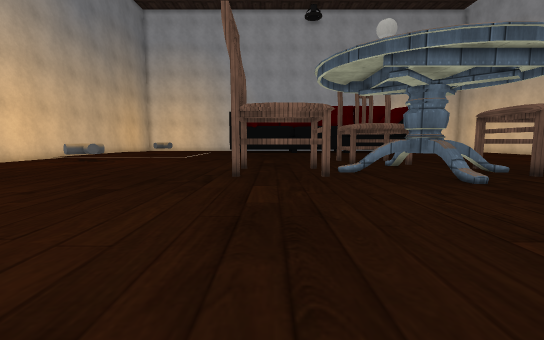
view 1 (above)

19 first-person views from a walk through a scene from a Unity 3-D project. The camera is 1.2 m above the floor, tilts 6° down and sees 90° across. The floor is counted in squares, 1 m on a side. Each view is taken from the middle of a square. On the plan, view 1 faces up. The plan holds only what a view shows up to about 13 squares ahead; the rest is blank. The place goes on beyond the plan. Some animated figures are not drawn. Some surface patterns are stand-ins.

view 2
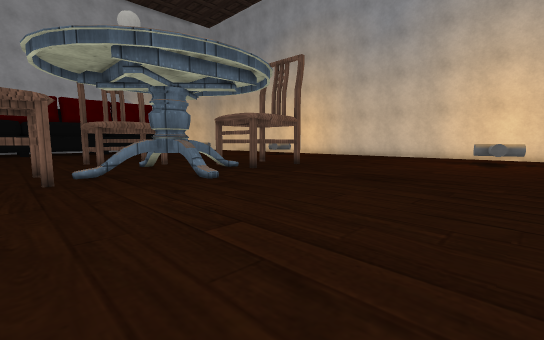

view 3
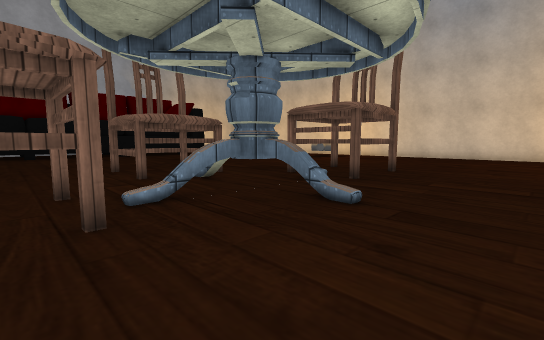

view 4
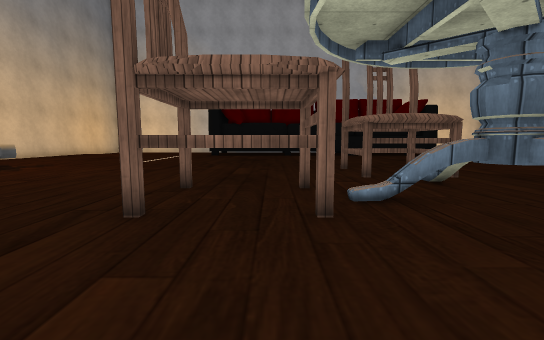

view 5
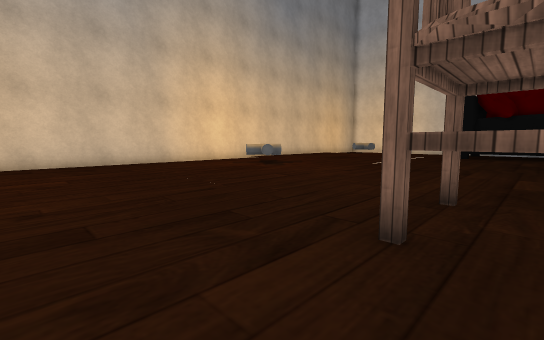

view 6
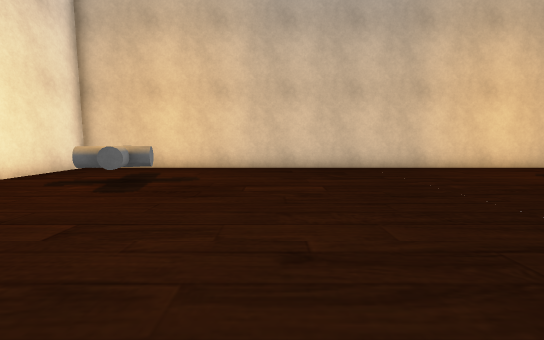

view 7
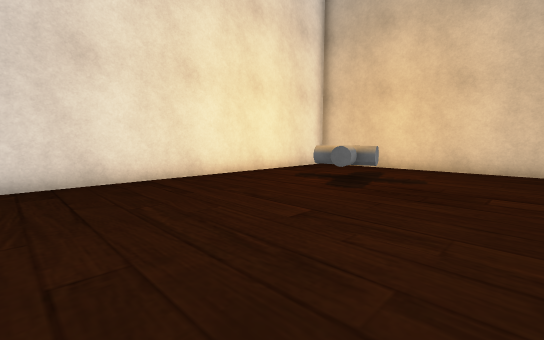

view 8
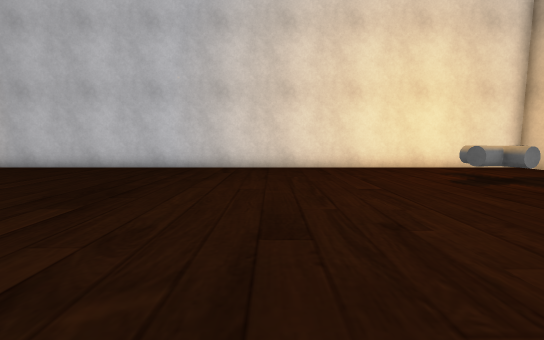

view 9
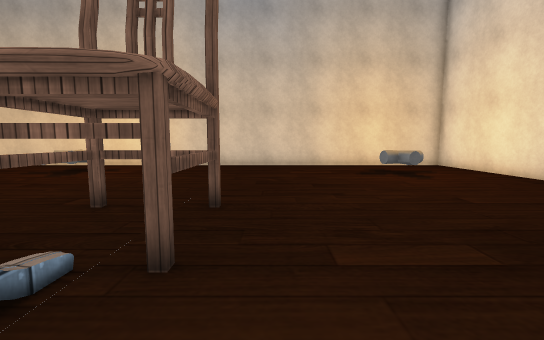

view 10
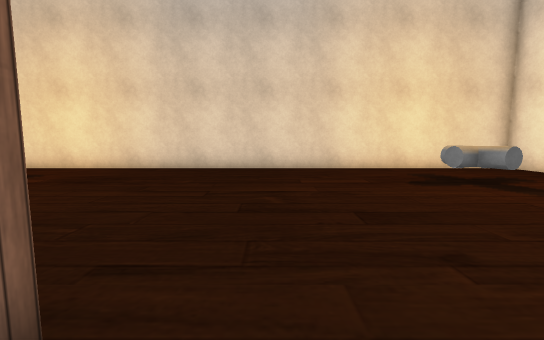

view 11
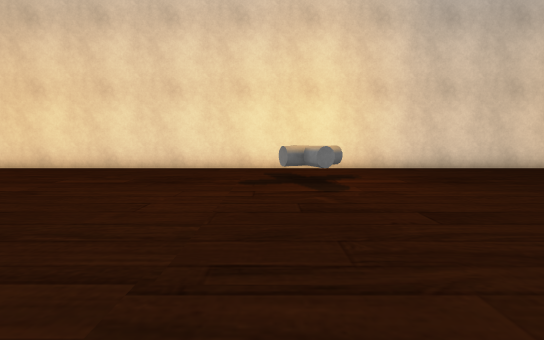

view 12
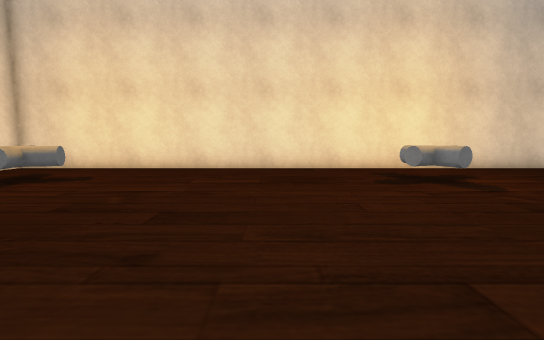

view 13
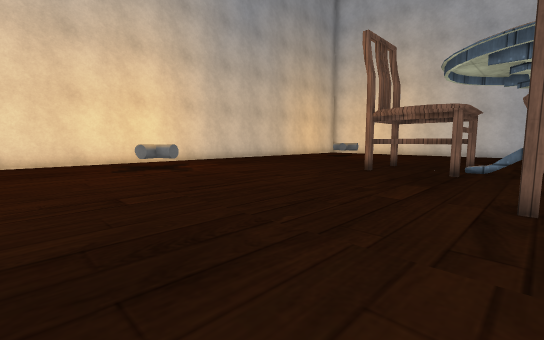

view 14
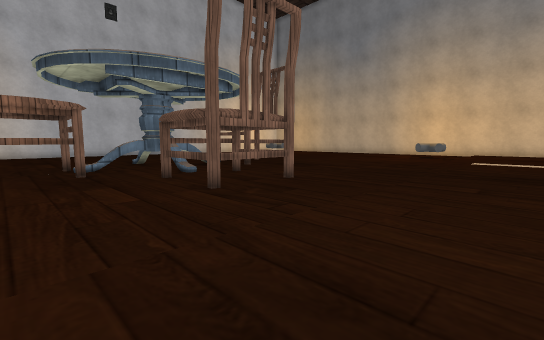

view 15
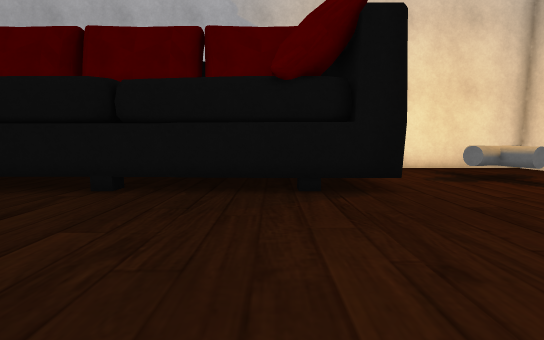

view 16
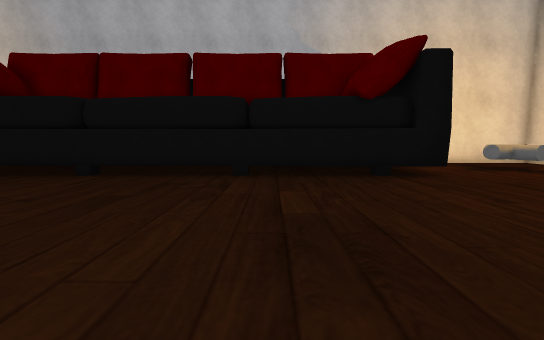

view 17
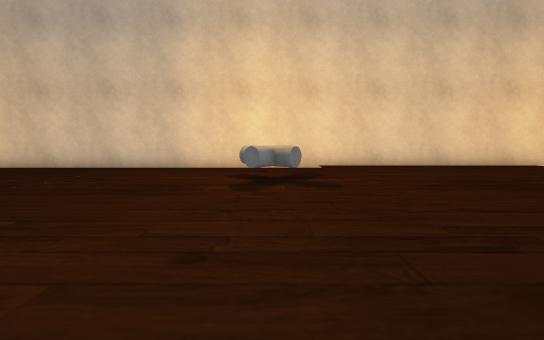

view 18
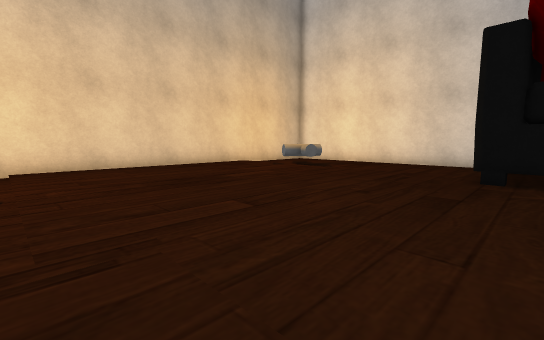

view 19
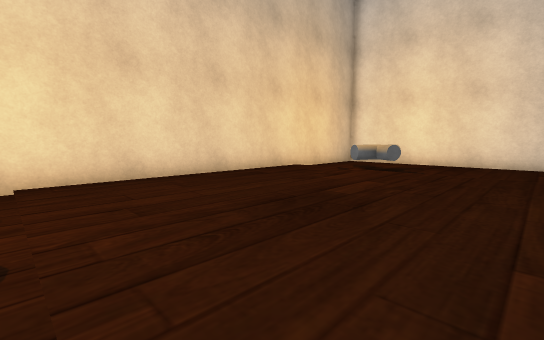

### Floor plan
Points are (right, up) in squares from view 1. A wall is a line through its corners. A room is listed if a view was taken in it or the views show most of it. See-through windows are left out.
Room 1 (views 1, 2, 3, 4, 5, 6, 7, 8, 9, 10, 11, 12, 13, 14, 15, 16, 17, 18, 19)
walls: (5.2, 10.3) (4.4, 10.3); (6.3, 10.7) (8.6, 10.7); (6, 9.9) (5.5, 9.9); (7.2, 10.3) (6.5, 10.3); (-10.6, 16.6) (-11, 16.1); (-3.2, 28.5) (-4.4, 28.5); (-2.9, 28.7) (-3.5, 28.7); (18.9, 17.1) (18.7, 17.7); (15.2, 28.4) (1.8, 28.6); (16.5, -2.6) (19.1, -2.6); (-5.2, 34.3) (-10.2, 34.3); (-15.4, 29.5) (-15.4, -2.6) (8.6, -2.6); (21.5, -2.6) (23.2, -2.6) (23.2, 34.3) (17.9, 34.3)
low walls: (-11.3, 17.9) (-10.8, 17.5) (-11.1, 17.1) (-10.6, 16.6); (18.7, 17.7) (19.4, 18) (19.1, 18.5) (19.7, 18.8); (-10.8, 1.2) (-10.6, 0.3); (-11.7, 2.2) (-11.1, 2.4) (-11, 1.8) (-10.3, 1.9) (-10.2, 1.4); (18.3, 1.2) (18.2, 1.8) (18.9, 2) (18.7, 2.6) (19.3, 2.7); (-11, 30.3) (-11.3, 29.7) (-11.9, 30.1) (-12.4, 29.3) (-12.9, 29.7); (19.8, 29.7) (19.3, 29.5) (19, 30.3) (18.3, 30.1) (18.1, 30.8)
objects: chair (-1, 9) to (2, 12); chair (4, 14) to (7, 17); chair (9, 9) to (12, 12)

Where each view was taken, in squares from view 1:
view 1: 0 up, 0 right, facing up
view 2: 0 up, 1 right, facing up-right
view 3: 5 up, 1 right, facing up-right
view 4: 5 up, 1 right, facing up
view 5: 6 up, 0 right, facing up-left
view 6: 6 up, 3 left, facing left
view 7: 6 up, 3 left, facing down-left
view 8: 10 up, 4 left, facing down
view 9: 8 up, 6 right, facing right
view 10: 8 up, 11 right, facing right
view 11: 19 up, 11 right, facing right
view 12: 23 up, 11 right, facing right
view 13: 23 up, 7 right, facing down-right
view 14: 23 up, 11 right, facing down-left
view 15: 22 up, 12 right, facing up
view 16: 19 up, 9 right, facing up
view 17: 17 up, 3 left, facing left
view 18: 19 up, 3 left, facing up-left
view 19: 19 up, 7 left, facing up-left
